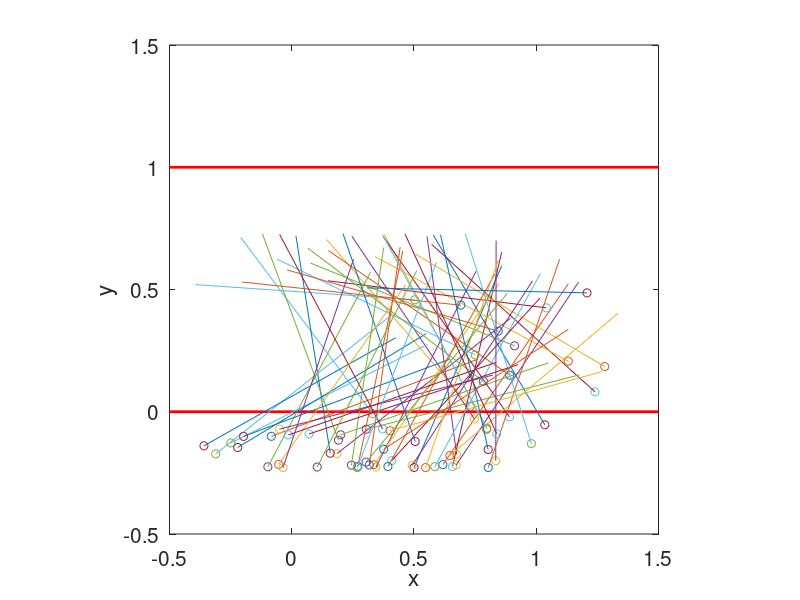

Write MATLAB code to recreate this figure.
clear all
close all

%=========================
% buffon needle simulation
%=========================

%--------
% settings
%--------

a=1.0;
b=0.9;
boa=b/a;

hold on
xlabel('x','fontsize',15)
ylabel('y','fontsize',15)
axis square
set(gca,'fontsize',15)
box
axis([-0.5 1.5 -0.5 1.5])

%--------
% draw two horizontal lines
%--------

xplot(1) =-0.5*a;yplot(1) = 0.0;
xplot(2) = 1.5*a;yplot(2) = 0.0;
plot(xplot,yplot,'r','linewidth',2)

xplot(1) =-0.5*a;yplot(1) = a;
xplot(2) = 1.5*a;yplot(2) = a;
plot(xplot,yplot,'r','linewidth',2)

%--------
% Monte-Carlo
%--------

N=1024;
N=128;
N=32;
N=64;

M=0;

for i=1:N
 r1 = rand;
 r2 = rand;

 theta = pi*r2;
 cs = cos(theta);
 sn = sin(theta);

 if(r1<boa*sn)
  M = M+1;
 end

 %--------
 % Draw the needle:
 %--------

 xpos=    a*rand;  % random x position of the center
 ypos=0.5*a*r2;    % random y position of the center

 xplot(1) = xpos-0.5*b*cs;
 yplot(1) = ypos-0.5*b*sn;
 xplot(2) = xpos+0.5*b*cs;
 yplot(2) = ypos+0.5*b*sn;
 plot(xplot(1),yplot(1),'o');
 plot(xplot,yplot);
% yplot(1) = a-yplot(1);
% yplot(2) = a-yplot(2);
% plot(xplot(1),yplot(1),'o');
% plot(xplot,yplot);

end

P = M/N;
pi_mc = 2*boa/P
